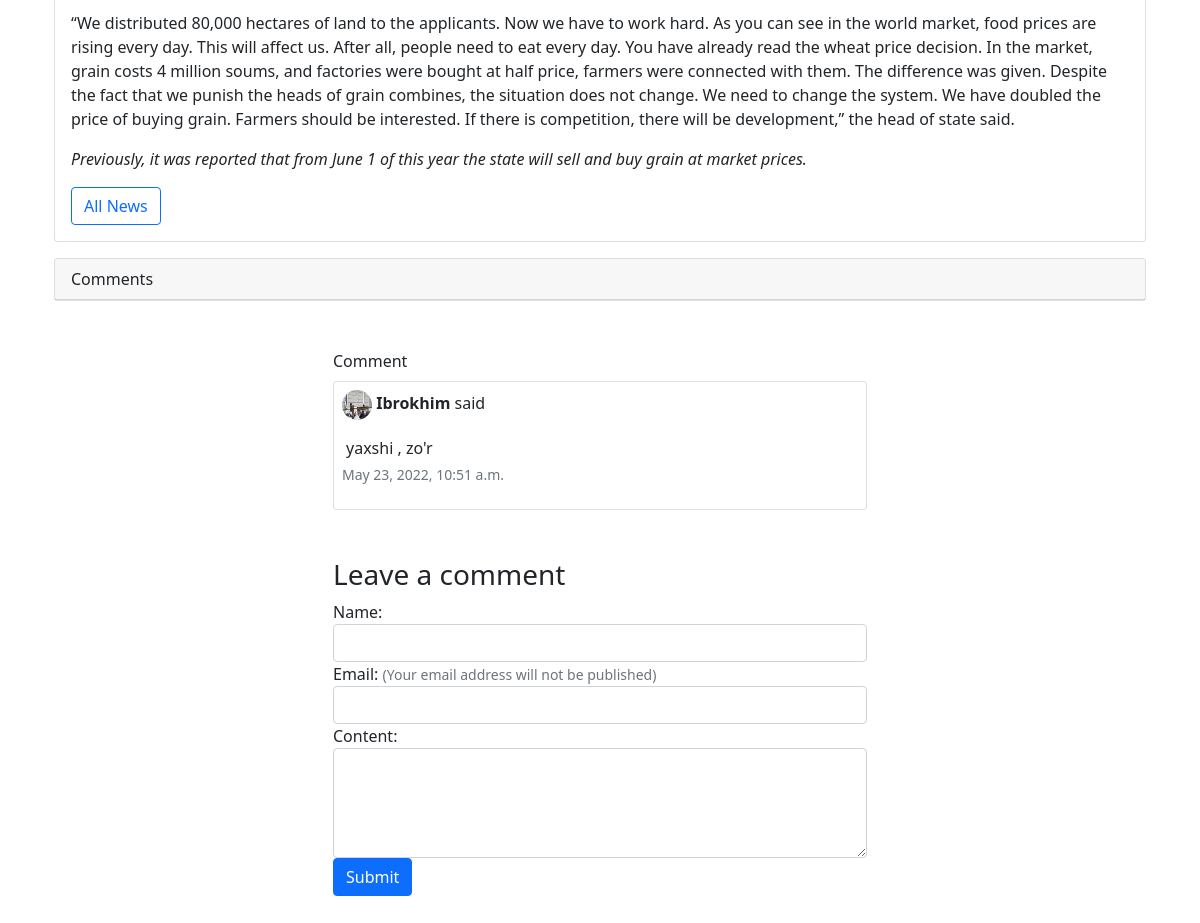
/11/ (lower part), run on an earlier commit of the app's database.
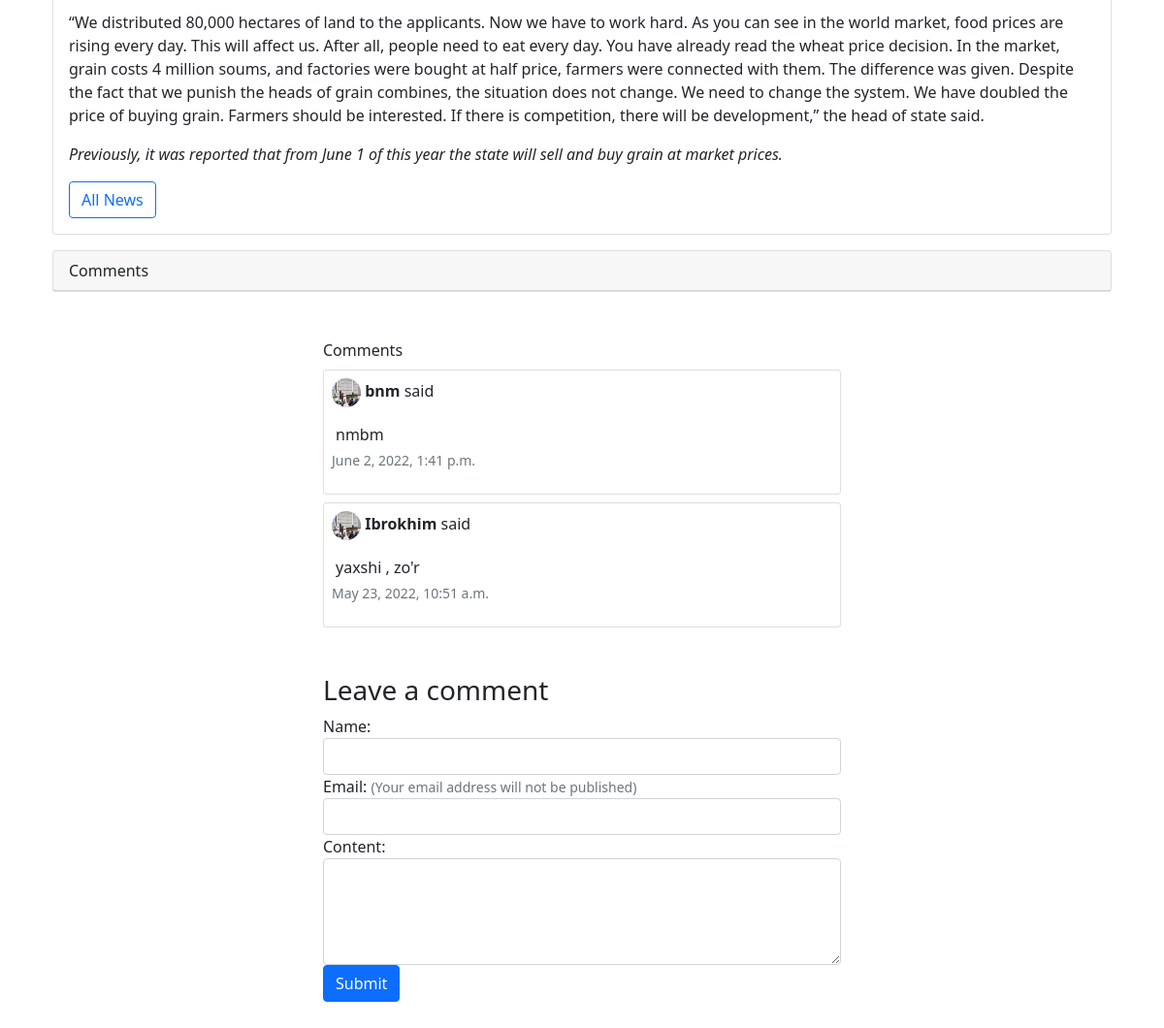
And on a later commit of the database.
### articles/models.py (models this page shows, shortened)
class Comment(models.Model):
    name = models.CharField(max_length=50)
    email = models.EmailField(max_length=100)
    content = models.TextField()
    post = models.ForeignKey(Article, on_delete=models.CASCADE)
    created = models.DateTimeField(auto_now_add=True)
    class Meta:
        ordering = ('-created',)

class Article(models.Model):
    title = models.CharField(max_length=150,default='')
    summary = models.CharField(max_length=500, blank=True)
    body = RichTextField()
    picture = models.ImageField(upload_to='images/', blank=True)
    date = models.DateField(auto_now_add=True)
    author = models.ForeignKey(
        get_user_model(),
        on_delete=models.CASCADE,
    )

### articles/views.py (the view, shortened to what this page needs)
# urls.py: path('<int:pk>/', ArticleDetailView.as_view(), name='article_detail'),
class ArticleDetailView( DetailView):
    model = Article
    template_name = 'article_detail.html'
    def get_context_data(self, **kwargs):
        context = super().get_context_data(**kwargs)
        pk = self.kwargs["pk"]
        form = CommentForm()
        post = get_object_or_404(Article, pk=pk)
        comments = post.comment_set.all()
        context['post'] = post
        context['comments'] = comments
        context['form'] = form
        return context

### articles/forms.py
class CommentForm(forms.ModelForm):
    class Meta:
        model = Comment
        fields = ('name', 'email', 'content')

### templates/article_detail.html (shortened to what this page needs)
{% extends 'base.html' %}
{% load static %}
{% block content %}
    <div class="container-fluid">
        <div class="card" >
          <div class="card-body">
              <p class="card-text">{{ object.body | safe }}</p>
              {% if user.is_authenticated and object.author.id == user.id %}
              <a href="{% url 'article_edit' object.id %}" role="button" class="btn btn-outline-primary">Edit</a> |
              <a href="{% url 'article_delete' object.id %}" role="button" class="btn btn-outline-primary">Delete</a> |
              <a href="{% url 'article_list' %}" role="button" class="btn btn-outline-primary">All News</a>
              {% else %}
              <a href="{% url 'article_list' %}"  role="button" class="btn btn-outline-primary">All News</a>
              {% endif %}
          </div>
        </div>
        <div class="card">
            <div class="card-header">Comments</div>
        </div>
    </div>
<div class="container-fluid my-5">
  {% if comments %}
  <div class="row mt-5">
    <div class="col-lg-6 offset-lg-3">
      Comment{{ comments.count|pluralize }}
      <span class="badge badge-dark ml-2">{{ comments.count }}</span>
    </div>
    {% for comment in comments %}
    <div class="col-lg-6 offset-lg-3 mt-2">
      <div class="card p-2">
        <div class="row">
          <div class="col-12">
            <img class="rounded-circle mr-2" src="{{ object.picture.url }}" width="30px" height="30px" alt="Avatar">
            <strong>{{ comment.name }}</strong> said
          </div>
          <div class="col-12">
            <p class="m-1 mt-3">{{ comment.content }}</p>
            <p class="text-right text-muted"><small>{{ comment.created }}</small></p>
          </div>
        </div>
      </div>
    </div>
    {% endfor %}
  </div>
  {% endif %}
  <div class="row mt-5">
    <div class="col-lg-6 offset-lg-3">
      <h3>Leave a comment</h3>
      <form method='POST'>
        <div class="form-group">
          {{ form.name.label_tag }}
          <input type="text" class="form-control {% if form.name.errors %}is-invalid{% endif %}" id="id_name"
            name="name" value="{{ form.name.value|default:'' }}">
        </div>
        <div class="form-group">
          {{ form.email.label_tag }}
          <span class="text-muted"><small>(Your email address will not be published)</small></span>
          <input type="text" class="form-control {% if form.email.errors %}is-invalid{% endif %}" id="id_email"
            name="email" value="{{ form.email.value|default:'' }}">
        </div>
        <div class="form-group">
          {{ form.content.label_tag }}
          <textarea class="form-control {% if form.content.errors %}is-invalid{% endif %}" id="id_content"
            name="content" rows="4">{{ form.content.value|default:'' }}</textarea>
        </div>
        <button class="btn btn-primary ml-2" type="submit">Submit</button>
      </form>
    </div>
  </div>
</div>
{% endblock content %}

What changed in the data, as far as the page shows it:
added Comment: picture (picture), name "bnm", content "nmbm", created "June 2, 2022, 1:41 p.m."
